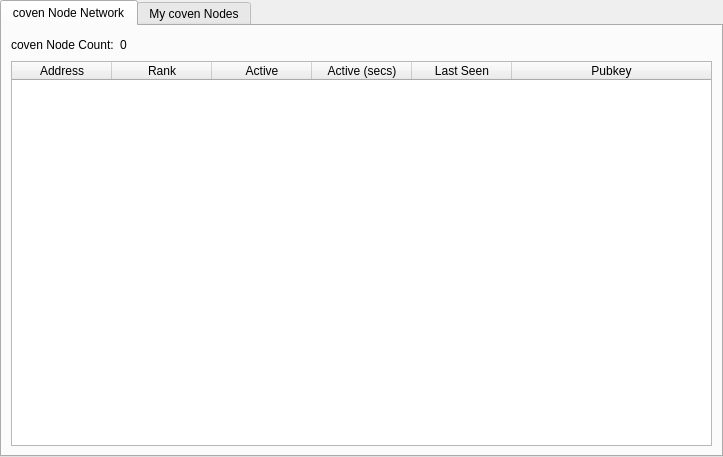
<?xml version="1.0" encoding="UTF-8"?>
<ui version="4.0">
 <class>MasternodeManager</class>
 <widget class="QWidget" name="MasternodeManager">
  <property name="geometry">
   <rect>
    <x>0</x>
    <y>0</y>
    <width>723</width>
    <height>457</height>
   </rect>
  </property>
  <property name="windowTitle">
   <string>Form</string>
  </property>
  <layout class="QVBoxLayout" name="topLayout">
   <property name="leftMargin">
    <number>0</number>
   </property>
   <property name="topMargin">
    <number>0</number>
   </property>
   <property name="rightMargin">
    <number>0</number>
   </property>
   <property name="bottomMargin">
    <number>0</number>
   </property>
   <item>
    <layout class="QVBoxLayout" name="verticalLayout">
     <property name="bottomMargin">
      <number>0</number>
     </property>
     <item>
      <widget class="QTabWidget" name="tabWidget">
       <property name="currentIndex">
        <number>0</number>
       </property>
       <widget class="QWidget" name="tab">
        <attribute name="title">
         <string>coven Node Network</string>
        </attribute>
        <layout class="QGridLayout" name="gridLayout">
         <item row="0" column="0">
          <layout class="QHBoxLayout" name="horizontalLayout_3">
           <property name="bottomMargin">
            <number>0</number>
           </property>
           <item>
            <widget class="QLabel" name="label_2">
             <property name="text">
              <string>coven Node Count:</string>
             </property>
            </widget>
           </item>
           <item>
            <widget class="QLabel" name="countLabel">
             <property name="text">
              <string>0</string>
             </property>
            </widget>
           </item>
           <item>
            <spacer name="horizontalSpacer_3">
             <property name="orientation">
              <enum>Qt::Horizontal</enum>
             </property>
             <property name="sizeHint" stdset="0">
              <size>
               <width>40</width>
               <height>20</height>
              </size>
             </property>
            </spacer>
           </item>
          </layout>
         </item>
         <item row="1" column="0">
          <widget class="QTableWidget" name="tableWidget">
           <property name="sizeAdjustPolicy">
            <enum>QAbstractScrollArea::AdjustIgnored</enum>
           </property>
           <property name="editTriggers">
            <set>QAbstractItemView::NoEditTriggers</set>
           </property>
           <property name="dragEnabled">
            <bool>true</bool>
           </property>
           <property name="alternatingRowColors">
            <bool>true</bool>
           </property>
           <property name="selectionBehavior">
            <enum>QAbstractItemView::SelectRows</enum>
           </property>
           <property name="sortingEnabled">
            <bool>true</bool>
           </property>
           <attribute name="horizontalHeaderVisible">
            <bool>true</bool>
           </attribute>
           <attribute name="horizontalHeaderCascadingSectionResizes">
            <bool>true</bool>
           </attribute>
           <attribute name="horizontalHeaderShowSortIndicator" stdset="0">
            <bool>true</bool>
           </attribute>
           <attribute name="horizontalHeaderStretchLastSection">
            <bool>true</bool>
           </attribute>
           <attribute name="verticalHeaderVisible">
            <bool>true</bool>
           </attribute>
           <attribute name="verticalHeaderCascadingSectionResizes">
            <bool>true</bool>
           </attribute>
           <attribute name="verticalHeaderShowSortIndicator" stdset="0">
            <bool>true</bool>
           </attribute>
           <attribute name="verticalHeaderStretchLastSection">
            <bool>true</bool>
           </attribute>
           <column>
            <property name="text">
             <string>Address</string>
            </property>
           </column>
           <column>
            <property name="text">
             <string>Rank</string>
            </property>
           </column>
           <column>
            <property name="text">
             <string>Active</string>
            </property>
           </column>
           <column>
            <property name="text">
             <string>Active (secs)</string>
            </property>
           </column>
           <column>
            <property name="text">
             <string>Last Seen</string>
            </property>
           </column>
           <column>
            <property name="text">
             <string>Pubkey</string>
            </property>
           </column>
          </widget>
         </item>
        </layout>
       </widget>
       <widget class="QWidget" name="tab_2">
        <attribute name="title">
         <string>My coven Nodes</string>
        </attribute>
        <layout class="QGridLayout" name="gridLayout_2">
         <item row="0" column="0">
          <layout class="QVBoxLayout" name="verticalLayout_2">
           <property name="bottomMargin">
            <number>0</number>
           </property>
           <item>
            <layout class="QHBoxLayout" name="horizontalLayout">
             <item>
              <widget class="QPushButton" name="createButton">
               <property name="text">
                <string>&amp;Create...</string>
               </property>
              </widget>
             </item>
             <item>
              <widget class="QPushButton" name="copyAddressButton">
               <property name="text">
                <string>Copy &amp;Address</string>
               </property>
              </widget>
             </item>
             <item>
              <spacer name="horizontalSpacer">
               <property name="orientation">
                <enum>Qt::Horizontal</enum>
               </property>
               <property name="sizeHint" stdset="0">
                <size>
                 <width>40</width>
                 <height>20</height>
                </size>
               </property>
              </spacer>
             </item>
            </layout>
           </item>
           <item>
            <widget class="QTableWidget" name="tableWidget_2">
             <property name="enabled">
              <bool>true</bool>
             </property>
             <property name="sizePolicy">
              <sizepolicy hsizetype="Expanding" vsizetype="Expanding">
               <horstretch>0</horstretch>
               <verstretch>0</verstretch>
              </sizepolicy>
             </property>
             <property name="editTriggers">
              <set>QAbstractItemView::NoEditTriggers</set>
             </property>
             <property name="alternatingRowColors">
              <bool>true</bool>
             </property>
             <property name="selectionMode">
              <enum>QAbstractItemView::SingleSelection</enum>
             </property>
             <property name="selectionBehavior">
              <enum>QAbstractItemView::SelectRows</enum>
             </property>
             <attribute name="horizontalHeaderStretchLastSection">
              <bool>true</bool>
             </attribute>
             <column>
              <property name="text">
               <string>Alias</string>
              </property>
             </column>
             <column>
              <property name="text">
               <string>IP/Onion</string>
              </property>
             </column>
             <column>
              <property name="text">
               <string>Status</string>
              </property>
             </column>
             <column>
              <property name="text">
               <string>Collateral Address</string>
              </property>
             </column>
            </widget>
           </item>
           <item>
            <layout class="QHBoxLayout" name="horizontalLayout_2">
             <property name="bottomMargin">
              <number>0</number>
             </property>
             <item>
              <widget class="QPushButton" name="editButton">
               <property name="text">
                <string>&amp;Edit</string>
               </property>
              </widget>
             </item>
             <item>
              <widget class="QPushButton" name="getConfigButton">
               <property name="text">
                <string>&amp;Get Config</string>
               </property>
              </widget>
             </item>
             <item>
              <widget class="QPushButton" name="removeButton">
               <property name="text">
                <string>&amp;Remove</string>
               </property>
              </widget>
             </item>
             <item>
              <spacer name="horizontalSpacer_2">
               <property name="orientation">
                <enum>Qt::Horizontal</enum>
               </property>
               <property name="sizeHint" stdset="0">
                <size>
                 <width>40</width>
                 <height>20</height>
                </size>
               </property>
              </spacer>
             </item>
            </layout>
           </item>
           <item>
            <layout class="QHBoxLayout" name="horizontalLayout_4">
             <property name="bottomMargin">
              <number>0</number>
             </property>
             <item>
              <widget class="QPushButton" name="startButton">
               <property name="text">
                <string>&amp;Start</string>
               </property>
              </widget>
             </item>
             <item>
              <widget class="QPushButton" name="stopButton">
               <property name="text">
                <string>Sto&amp;p</string>
               </property>
              </widget>
             </item>
             <item>
              <spacer name="horizontalSpacer_4">
               <property name="orientation">
                <enum>Qt::Horizontal</enum>
               </property>
               <property name="sizeHint" stdset="0">
                <size>
                 <width>40</width>
                 <height>20</height>
                </size>
               </property>
              </spacer>
             </item>
            </layout>
           </item>
           <item>
            <layout class="QHBoxLayout" name="horizontalLayout_5">
             <property name="bottomMargin">
              <number>0</number>
             </property>
             <item>
              <widget class="QPushButton" name="startAllButton">
               <property name="text">
                <string>S&amp;tart All</string>
               </property>
              </widget>
             </item>
             <item>
              <widget class="QPushButton" name="stopAllButton">
               <property name="text">
                <string>St&amp;op All</string>
               </property>
              </widget>
             </item>
             <item>
              <spacer name="horizontalSpacer_5">
               <property name="orientation">
                <enum>Qt::Horizontal</enum>
               </property>
               <property name="sizeHint" stdset="0">
                <size>
                 <width>40</width>
                 <height>20</height>
                </size>
               </property>
              </spacer>
             </item>
            </layout>
           </item>
          </layout>
         </item>
        </layout>
       </widget>
      </widget>
     </item>
    </layout>
   </item>
  </layout>
 </widget>
 <resources/>
 <connections/>
</ui>
